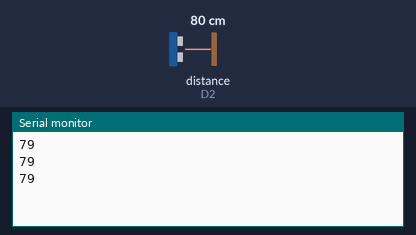
Bench run of a sketch on a simulated ESP8266 (NodeMCU). On the bench: the last lines printed to the serial monitor. Wiring (inferred from the names in the program): ultrasonic range finder: trigger D1; echo D2. The inputs (shaded band) are chosen by the test bench; at power-on: distance to the obstacle (sensor on D2) 80 cm. The echo pulse lasts 58.3 µs per cm; WiFi joins after 1.5 s; servers stay silent unless stated.

Above: at 3.0 s.
3.1 s: distance to the obstacle (sensor on D2) set to 2 cm
At 3.7 s:
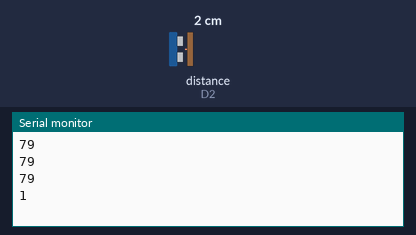
4.6 s: distance to the obstacle (sensor on D2) set to 4 cm
At 5.2 s:
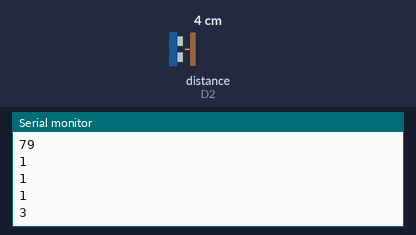
Timing chart, 0 to 7.6 s (numbered marks = the images above; inputs shaded):
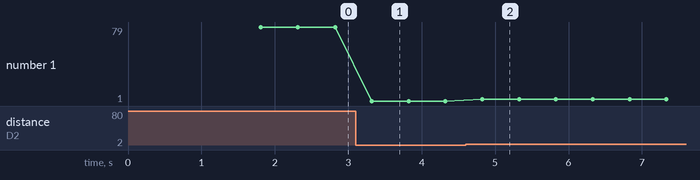

The sketch:

Smart_stick.ino
```cpp
#define BLYNK_PRINT Serial
#include <ESP8266WiFi.h>
#include <BlynkSimpleEsp8266.h>
// defines pins numbers
#define trigPin D1  //D4
#define echoPin D2  //D3

// defines variables
long duration;
long distance;

char auth[] = "your_auth_code";
char ssid[] = "your_wifi_username";
char pass[] = "your_wifi_password";

void setup() {

Blynk.begin(auth, ssid, pass);

pinMode(trigPin, OUTPUT); // Sets the trigPin as an Output
pinMode(echoPin, INPUT); // Sets the echoPin as an Input
Serial.begin(9600); // Starts the serial communication
}

void loop() {
  Blynk.run();
// Clears the trigPin
digitalWrite(trigPin, LOW);
delayMicroseconds(2);

// Sets the trigPin on HIGH state for 10 micro seconds
digitalWrite(trigPin, HIGH);
delayMicroseconds(10);
digitalWrite(trigPin, LOW);

// Reads the echoPin, returns the sound wave travel time in microseconds
duration = pulseIn(echoPin, HIGH);

// Calculating the distance
distance= duration*0.034/2;
Blynk.virtualWrite(V5, distance);
if (distance <= 10){
    Blynk.notify("ESP8266 Alert -> distance <= 10");
  }
// Prints the distance on the Serial Monitor
//Serial.print("Distance: ");
Serial.println(distance);
delay(500);
}
```

Measured:
- after the input at 3.1 s, the serial monitor: prints a new line after 0.22 s (image 1)
- after the input at 4.6 s, the serial monitor: prints a new line after 0.23 s (image 2)
- plotted number 1: 79 → 1 after the input at 3.1 s, 1 → 3 after the input at 4.6 s
